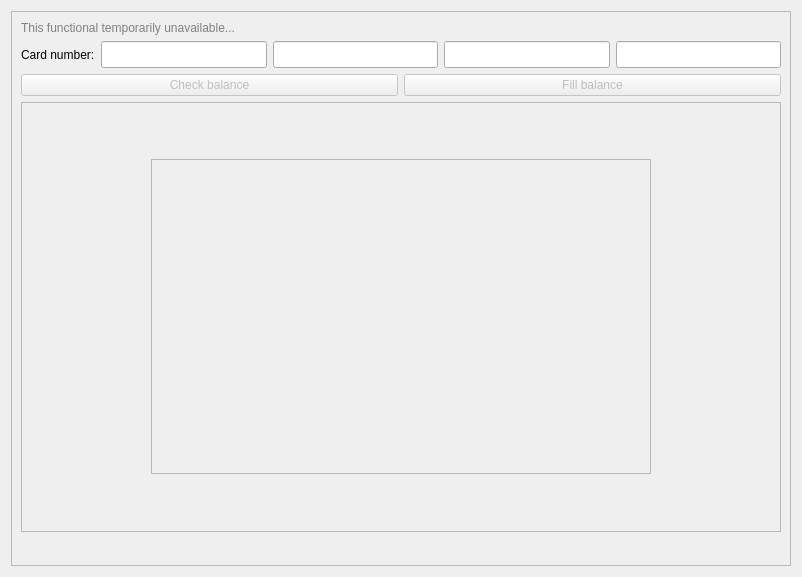
<?xml version="1.0" encoding="UTF-8"?>
<ui version="4.0">
 <class>MontCard</class>
 <widget class="QWidget" name="MontCard">
  <property name="geometry">
   <rect>
    <x>0</x>
    <y>0</y>
    <width>802</width>
    <height>577</height>
   </rect>
  </property>
  <property name="windowTitle">
   <string>Address Book</string>
  </property>
  <layout class="QVBoxLayout" name="verticalLayout">
   <item>
    <widget class="QFrame" name="MontCardFrame">
     <property name="minimumSize">
      <size>
       <width>715</width>
       <height>450</height>
      </size>
     </property>
     <property name="frameShape">
      <enum>QFrame::StyledPanel</enum>
     </property>
     <property name="frameShadow">
      <enum>QFrame::Raised</enum>
     </property>
     <layout class="QVBoxLayout" name="verticalLayout_3">
      <item>
       <widget class="QLabel" name="label_2">
        <property name="styleSheet">
         <string notr="true">color:gray;</string>
        </property>
        <property name="text">
         <string>This functional temporarily unavailable...</string>
        </property>
       </widget>
      </item>
      <item>
       <layout class="QVBoxLayout" name="verticalLayout_2">
        <item>
         <layout class="QHBoxLayout" name="horizontalLayout">
          <item>
           <widget class="QLabel" name="label">
            <property name="text">
             <string>Card number:</string>
            </property>
           </widget>
          </item>
          <item>
           <widget class="QLineEdit" name="lineEdit_3">
            <property name="font">
             <font>
              <pointsize>-1</pointsize>
             </font>
            </property>
            <property name="styleSheet">
             <string notr="true">font-size:16px;</string>
            </property>
            <property name="maxLength">
             <number>4</number>
            </property>
            <property name="alignment">
             <set>Qt::AlignCenter</set>
            </property>
           </widget>
          </item>
          <item>
           <widget class="QLineEdit" name="lineEdit_4">
            <property name="font">
             <font>
              <pointsize>-1</pointsize>
             </font>
            </property>
            <property name="styleSheet">
             <string notr="true">font-size:16px;</string>
            </property>
            <property name="maxLength">
             <number>4</number>
            </property>
            <property name="alignment">
             <set>Qt::AlignCenter</set>
            </property>
           </widget>
          </item>
          <item>
           <widget class="QLineEdit" name="lineEdit_2">
            <property name="font">
             <font>
              <pointsize>-1</pointsize>
             </font>
            </property>
            <property name="styleSheet">
             <string notr="true">font-size:16px;</string>
            </property>
            <property name="maxLength">
             <number>4</number>
            </property>
            <property name="alignment">
             <set>Qt::AlignCenter</set>
            </property>
           </widget>
          </item>
          <item>
           <widget class="QLineEdit" name="lineEdit">
            <property name="enabled">
             <bool>true</bool>
            </property>
            <property name="maximumSize">
             <size>
              <width>16777205</width>
              <height>16777215</height>
             </size>
            </property>
            <property name="font">
             <font>
              <pointsize>-1</pointsize>
             </font>
            </property>
            <property name="styleSheet">
             <string notr="true">font-size:16px;</string>
            </property>
            <property name="inputMask">
             <string/>
            </property>
            <property name="maxLength">
             <number>4</number>
            </property>
            <property name="alignment">
             <set>Qt::AlignCenter</set>
            </property>
           </widget>
          </item>
         </layout>
        </item>
        <item>
         <layout class="QHBoxLayout" name="horizontalLayout_3">
          <item>
           <widget class="QPushButton" name="pushButton_2">
            <property name="enabled">
             <bool>false</bool>
            </property>
            <property name="text">
             <string>Check balance</string>
            </property>
           </widget>
          </item>
          <item>
           <widget class="QPushButton" name="pushButton">
            <property name="enabled">
             <bool>false</bool>
            </property>
            <property name="text">
             <string>Fill balance</string>
            </property>
           </widget>
          </item>
         </layout>
        </item>
        <item>
         <widget class="QFrame" name="cardform">
          <property name="minimumSize">
           <size>
            <width>700</width>
            <height>430</height>
           </size>
          </property>
          <property name="frameShape">
           <enum>QFrame::StyledPanel</enum>
          </property>
          <property name="frameShadow">
           <enum>QFrame::Raised</enum>
          </property>
          <layout class="QHBoxLayout" name="horizontalLayout_4">
           <item>
            <layout class="QHBoxLayout" name="horizontalLayout_2">
             <item>
              <spacer name="horizontalSpacer">
               <property name="orientation">
                <enum>Qt::Horizontal</enum>
               </property>
               <property name="sizeHint" stdset="0">
                <size>
                 <width>40</width>
                 <height>20</height>
                </size>
               </property>
              </spacer>
             </item>
             <item>
              <widget class="QFrame" name="card">
               <property name="minimumSize">
                <size>
                 <width>500</width>
                 <height>315</height>
                </size>
               </property>
               <property name="maximumSize">
                <size>
                 <width>500</width>
                 <height>315</height>
                </size>
               </property>
               <property name="frameShape">
                <enum>QFrame::StyledPanel</enum>
               </property>
               <property name="frameShadow">
                <enum>QFrame::Raised</enum>
               </property>
               <zorder>horizontalSpacer_2</zorder>
              </widget>
             </item>
             <item>
              <spacer name="horizontalSpacer_2">
               <property name="orientation">
                <enum>Qt::Horizontal</enum>
               </property>
               <property name="sizeHint" stdset="0">
                <size>
                 <width>40</width>
                 <height>20</height>
                </size>
               </property>
              </spacer>
             </item>
            </layout>
           </item>
          </layout>
         </widget>
        </item>
       </layout>
      </item>
      <item>
       <spacer name="verticalSpacer">
        <property name="orientation">
         <enum>Qt::Vertical</enum>
        </property>
        <property name="sizeHint" stdset="0">
         <size>
          <width>20</width>
          <height>40</height>
         </size>
        </property>
       </spacer>
      </item>
     </layout>
    </widget>
   </item>
  </layout>
 </widget>
 <resources/>
 <connections/>
</ui>
